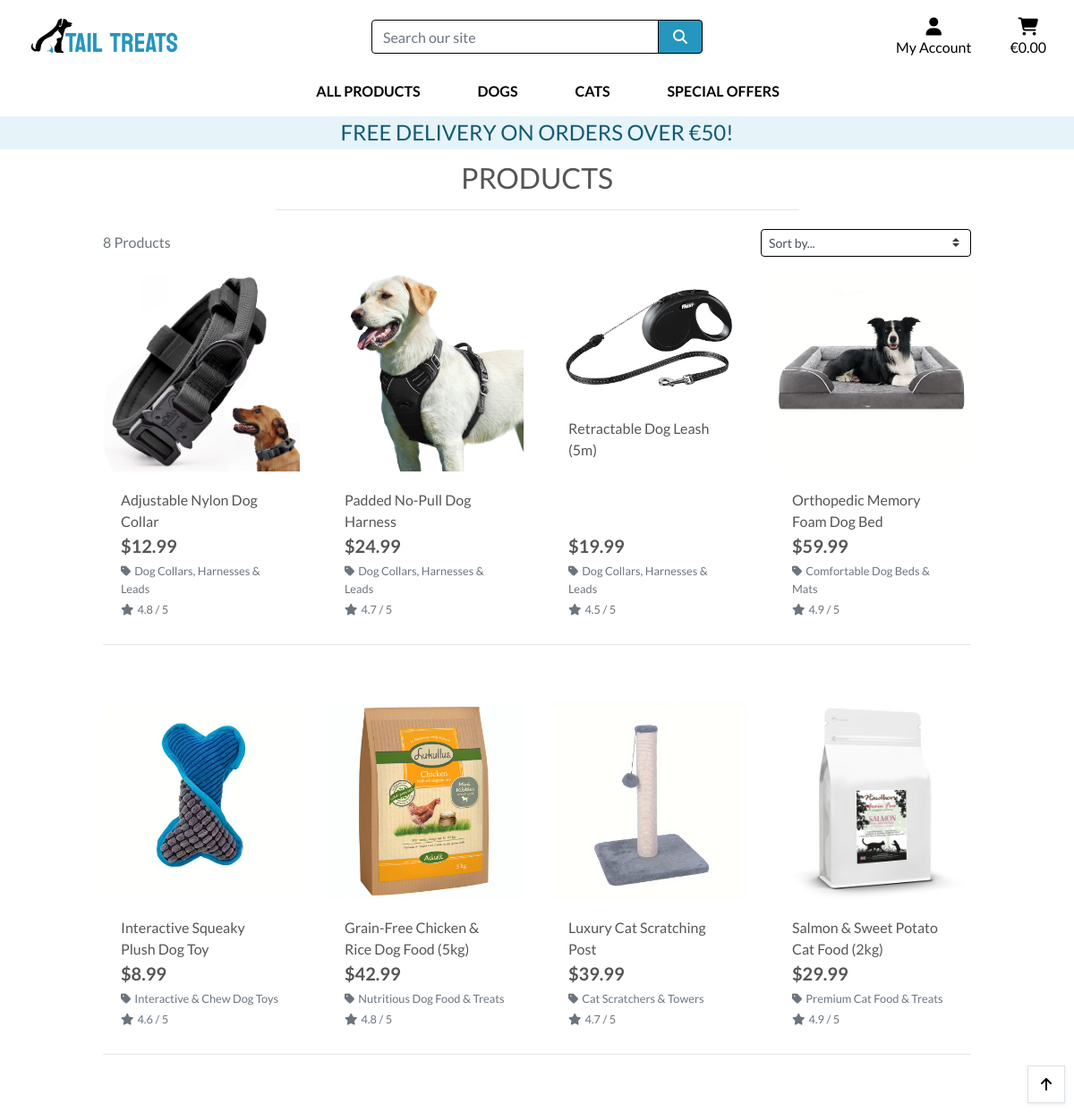
Screenshot of /products/ with the database file from the repository.
### products/models.py (models this page shows, shortened)
class Product(models.Model):
    category = models.ForeignKey('Category', null=True, blank=True, on_delete=models.SET_NULL)
    sku = models.CharField(max_length=254, unique=True, blank=True, null=True)
    name = models.CharField(max_length=254)
    description = models.TextField()
    price = models.DecimalField(max_digits=6, decimal_places=2)
    rating = models.DecimalField(max_digits=3, decimal_places=1, blank=True, null=True)
    image_url = models.URLField(max_length=1024, blank=True, null=True)
    image = models.ImageField(upload_to='products/', blank=True, null=True)

class Category(models.Model):
    name = models.CharField(max_length=254, unique=True)
    friendly_name = models.CharField(max_length=254, blank=True, null=True)
    class Meta:
        verbose_name_plural = "Categories"

### products/views.py (the view, shortened to what this page needs)
# urls.py: path('', views.all_products, name='products'),
def all_products(request):
    products = Product.objects.all()
    query = None
    categories = None
    sort = None
    direction = None
    current_sorting = f'{sort}_{direction}'
    context = {
        'products': products,
        'search_term': query,
        'current_categories': categories,
        'current_sorting': current_sorting,
    }
    return render(request, 'products/products.html', context)

### cart/contexts.py (called while the page is built, shortened)
def cart_contents(request):
    cart_items = []
    total = 0
    product_count = 0
    cart = request.session.get('cart', {})
    if total < settings.FREE_DELIVERY_THRESHOLD:
        delivery = total * Decimal(settings.STANDARD_DELIVERY_PERCENTEGE / 100)
        free_delivery_delta = settings.FREE_DELIVERY_THRESHOLD - total
    else:
        delivery = 0
        free_delivery_delta = 0
    grand_total = delivery + total
    context = {
        'cart_items': cart_items,
        'total': total,
        'product_count': product_count,
        'delivery': delivery,
        'free_delivery_delta': free_delivery_delta,
        'free_delivery_threshold': settings.FREE_DELIVERY_THRESHOLD,
        'grand_total': grand_total,
    }
    return context

### products/templates/products/products.html (shortened to what this page needs)
{% extends "base.html" %}
{% load static %}
{% block page_header %}
    <div class="container header-container">
    </div>
{% endblock %}
{% block content %}
    <div class="overlay"></div>
    <div class="container-fluid">
        <div class="row">
            <div class="col text-center mt-3">
                <h2 class="logo-font">Products</h2>
                <hr class="w-50 mb-1">
            </div>
        </div>
        <div class="row">
            <div class="product-container col-10 offset-1">
                <div class="row mt-1 mb-2">
                    <div class="col-12 col-md-6 my-auto order-md-last d-flex justify-content-center justify-content-md-end">
                        <div class="sort-select-wrapper w-50">
                            <select id="sort-selector" class="custom-select custom-select-sm rounded-5 border border-{% if current_sorting != 'None_None' %}info{% else %}black{% endif %}">
                                <option value="reset" {% if current_sorting == 'None_None' %}selected{% endif %}>Sort by...</option>
                            </select>
                        </div>
                    </div>
                    <div class="col-12 col-md-6 order-md-first">
                        <p class="text-muted mt-3 text-center text-md-left">
                            {{ products|length }} Products{% if search_term %} found for <strong>"{{ search_term }}"</strong>{% endif %}
                        </p>
                    </div>
                </div>
                <div class="row">
                    {% for product in products %}
                        <div class="col-sm-6 col-md-6 col-lg-4 col-xl-3">
                            <div class="card h-100 border-0">
                                {% if product.image %}
                                <a href="{% url 'product_detail' product.id %}">
                                    <img class="card-img-top img-fluid" src="{{ product.image.url }}" alt="{{ product.name }}">
                                </a>
                                {% else %}
                                <a href="{% url 'product_detail' product.id %}">
                                    <img class="card-img-top img-fluid" src="{{ MEDIA_URL }}noimage.png" alt="{{ product.name }}">
                                </a>
                                {% endif %}
                                <div class="card-body pb-0">
                                    <p class="mb-0">{{ product.name }}</p>
                                </div>
                                <div class="card-footer bg-white pt-0 border-0 text-left">
                                    <div class="row">
                                        <div class="col">
                                            <p class="lead mb-0 text-left font-weight-bold">${{ product.price }}</p>
                                            {% if product.category %}
                                            <p class="small mt-1 mb-0">
                                                <a class="text-muted" href="{% url 'products' %}?category={{ product.category.name }}">
                                                    <i class="fas fa-tag mr-1"></i>{{ product.category.friendly_name }}
                                                </a>
                                            </p>
                                            {% endif %}
                                            {% if product.rating %}
                                                <small class="text-muted"><i class="fas fa-star mr-1"></i>{{ product.rating }} / 5</small>
                                            {% else %}
                                                <small class="text-muted">No Rating</small>
                                            {% endif %}
                                        </div>
                                    </div>
                                </div>
                            </div>
                        </div>
                        {% if forloop.counter|divisibleby:4 %}
                            <div class="col-12 d-none d-xl-block mb-5">
                                <hr>
                            </div>
                        {% endif %}
                    {% endfor %}
                </div>
            </div>
        </div>
    </div>
    <div class="btt-button shadow-sm rounded-5 border">
        <a class="btt-link d-flex h-100">
            <i class="fas fa-arrow-up text-black mx-auto my-auto"></i>
        </a>
    </div>
{% endblock %}

### templates/base.html (shortened to what this page needs)
{% load static %}
<!doctype html>
<html lang="en">
  <head>
    {% block corecss %}
    <link rel="stylesheet" href="https://stackpath.bootstrapcdn.com/bootstrap/4.4.1/css/bootstrap.min.css"
>
    <link rel="stylesheet" href="{% static 'css/base.css' %}">
    {% endblock %}
  </head>
  <body>
    <header class="container-fluid fixed-top">
      <div id="topnav" class="row bg-white pt-lg-2 d-none d-lg-flex">
          <div class="col-12 col-lg-4 my-auto py-1 py-lg-0 text-center text-lg-left">
            <a href="{% url 'home' %}" class="nav-link main-logo-link d-flex align-items-center">
              <img src="{% static 'images/logo.png' %}" alt="Tail Treats Logo" style="height: 50px;">
            </a>
          </div>
        <div class="col-12 col-lg-4 my-auto py-1 py-lg-0">
          <form method="GET" action="{% url 'products' %}">
            <div class="input-group w-100">
              <input class="form-control border border-black rounded-5" type="text" name="q" placeholder="Search our site">
              <div class="input-group-append">
                <button class="form-control btn btn-blue border border-black rounded-5" type="submit">
                  <span class="icon">
                    <i class="fas fa-search"></i>
                  </span>
                </button>
              </div>
            </div>
          </form>
        </div>
        <div class="col-12 col-lg-4 my-auto py-1 py-lg-0">
          <ul class="list-inline list-unstyled text-center text-lg-right my-0">
            <li class="list-inline-item dropdown">
              <a class="text-black nav-link" href="a" id="user-options" data-toggle="dropdown" aria-haspopup="true" aria-expanded="false">
                <div class="text-center">
                  <div><i class="fas fa-user fa-lg"></i></div>
                  <p class="my-0">My Account</p>
                </div>
              </a>
            </li>
            <li class="list-inline-item">
              <a class="{% if grand_total %}text-info font-weight-bold{% else %}text-black{% endif %} nav-link" href="{% url 'view_cart' %}">
                <div class="text-center">
                    <div><i class="fas fa-shopping-cart fa-lg"></i></div>
                    <p class="my-0">
                        {% if grand_total %}
                            ${{ grand_total|floatformat:2 }}
                        {% else %}
                            €0.00
                        {% endif %}
                    </p>
                </div>
              </a>
            </li>
          </ul>
        </div>
      </div>
      <div class="row bg-white">
        <nav class="navbar navbar-expand-lg navabar-light w-100">
          {% include 'includes/main-nav.html' %}
        </nav>
      </div>
      <div id="delivery-banner" class="row text-center">
        <div class="col bg-lightblue text-blue">
          <h4 class="logo-font my-1">Free delivery on orders over €{{ free_delivery_threshold }}!</h4>
        </div>
      </div>
    </header>
    {% block page_header %}
    {% endblock %}
    {% block content %}
    {% endblock %}
  </body>
</html>

### templates/includes/main-nav.html (shortened to what this page needs)
<div class="collapse navbar-collapse" id="main-nav">
    <ul class="navbar-nav w-auto mx-auto">
        <li class="nav-item dropdown">
            <a class="logo-font font-weight-bold nav-link text-black mr-5" href="#" id="all-products-link" data-toggle="dropdown" aria-haspopup="true" aria-expanded="false">
                All Products
            </a>
        </li>
        <li class="nav-item dropdown">
            <a class="logo-font font-weight-bold nav-link text-black mr-5" href="#" id="dogs-link" data-toggle="dropdown" aria-haspopup="true" aria-expanded="false">
                Dogs
            </a>
        </li>
        <li class="nav-item dropdown">
            <a class="logo-font font-weight-bold nav-link text-black mr-5" href="#" id="cats-link" data-toggle="dropdown" aria-haspopup="true" aria-expanded="false">
                Cats
            </a>
        </li>
        <li class="nav-item dropdown">
            <a class="logo-font font-weight-bold nav-link text-black" href="#" id="specials-link" data-toggle="dropdown" aria-haspopup="true" aria-expanded="false">
                Special Offers
            </a>
        </li>
    </ul>
</div>

### static/css/base.css (style rules this page uses)
html { height: 100%; }
body { background: url('/media/homepage_background.jpg') no-repeat center center fixed; background-size: cover; height: calc(100vh - 164px); color: #555; font-family: 'Lato'; }
.icon { align-items: center; display: inline-flex; justify-content: center; height: 1.5rem; width: 1.5rem; }
.logo-font { text-transform: uppercase; }
.main-logo-link { width: fit-content; }
.btn-blue { background: #2596be; color: white; }
.text-black { color: #000 !important; }
.text-blue { color:#145b73; }
.border-black { border: 1px solid black !important; }
.bg-lightblue { background: #e6f4fa; }
.overlay { height: 100%; width: 100%; top: 0; left: 0; position: fixed; background: white; z-index: -1; }
.btt-button { height: 42px; width: 42px; position: fixed; bottom: 10px; right: 10px; }
.btt-link, .update-link, .remove-item { cursor: pointer; }
@media (min-width: 1200px) { .container { max-width: 80%; } }
@media (min-width: 992px) { .header-container { padding-top: 164px; } }

### rows the page displays
Product: image (picture), name "Adjustable Nylon Dog Collar", price "12.99", category.friendly_name "Dog Collars, Harnesses & Leads", rating "4.8"
Product: image (picture), name "Padded No-Pull Dog Harness", price "24.99", category.friendly_name "Dog Collars, Harnesses & Leads", rating "4.7"
Product: image (picture), name "Retractable Dog Leash (5m)", price "19.99", category.friendly_name "Dog Collars, Harnesses & Leads", rating "4.5"
Product: image (picture), name "Orthopedic Memory Foam Dog Bed", price "59.99", category.friendly_name "Comfortable Dog Beds & Mats", rating "4.9"
Product: image (picture), name "Interactive Squeaky Plush Dog Toy", price "8.99", category.friendly_name "Interactive & Chew Dog Toys", rating "4.6"
Product: image (picture), name "Grain-Free Chicken & Rice Dog Food (5kg)", price "42.99", category.friendly_name "Nutritious Dog Food & Treats", rating "4.8"
Product: image (picture), name "Luxury Cat Scratching Post", price "39.99", category.friendly_name "Cat Scratchers & Towers", rating "4.7"
Product: image (picture), name "Salmon & Sweet Potato Cat Food (2kg)", price "29.99", category.friendly_name "Premium Cat Food & Treats", rating "4.9"

### other values shown
{{ free_delivery_threshold }} "50"
{{ products|length }} "8"
